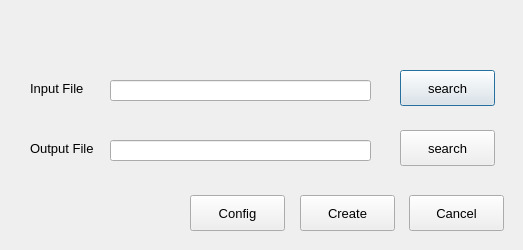
<?xml version="1.0" encoding="UTF-8"?>
<ui version="4.0">
 <class>Testbench_generator</class>
 <widget class="QDialog" name="Testbench_generator">
  <property name="geometry">
   <rect>
    <x>0</x>
    <y>0</y>
    <width>523</width>
    <height>250</height>
   </rect>
  </property>
  <property name="windowTitle">
   <string>Testbench Generator</string>
  </property>
  <widget class="QLabel" name="label_input">
   <property name="geometry">
    <rect>
     <x>30</x>
     <y>80</y>
     <width>60</width>
     <height>17</height>
    </rect>
   </property>
   <property name="font">
    <font>
     <pointsize>10</pointsize>
    </font>
   </property>
   <property name="text">
    <string>Input File</string>
   </property>
  </widget>
  <widget class="QLabel" name="label_output">
   <property name="geometry">
    <rect>
     <x>30</x>
     <y>140</y>
     <width>81</width>
     <height>17</height>
    </rect>
   </property>
   <property name="font">
    <font>
     <pointsize>10</pointsize>
    </font>
   </property>
   <property name="text">
    <string>Output File</string>
   </property>
  </widget>
  <widget class="QLineEdit" name="lineEdit_input">
   <property name="geometry">
    <rect>
     <x>110</x>
     <y>80</y>
     <width>261</width>
     <height>21</height>
    </rect>
   </property>
  </widget>
  <widget class="QLineEdit" name="lineEdit_output">
   <property name="geometry">
    <rect>
     <x>110</x>
     <y>140</y>
     <width>261</width>
     <height>21</height>
    </rect>
   </property>
  </widget>
  <widget class="QPushButton" name="pushButton_input">
   <property name="geometry">
    <rect>
     <x>400</x>
     <y>70</y>
     <width>95</width>
     <height>36</height>
    </rect>
   </property>
   <property name="font">
    <font>
     <pointsize>10</pointsize>
    </font>
   </property>
   <property name="text">
    <string>search</string>
   </property>
  </widget>
  <widget class="QPushButton" name="pushButton_output">
   <property name="geometry">
    <rect>
     <x>400</x>
     <y>130</y>
     <width>95</width>
     <height>36</height>
    </rect>
   </property>
   <property name="font">
    <font>
     <pointsize>10</pointsize>
    </font>
   </property>
   <property name="text">
    <string>search</string>
   </property>
  </widget>
  <widget class="QPushButton" name="pushButton_cancel">
   <property name="geometry">
    <rect>
     <x>409</x>
     <y>195</y>
     <width>95</width>
     <height>36</height>
    </rect>
   </property>
   <property name="font">
    <font>
     <pointsize>10</pointsize>
    </font>
   </property>
   <property name="text">
    <string>Cancel</string>
   </property>
  </widget>
  <widget class="QPushButton" name="pushButton_create">
   <property name="geometry">
    <rect>
     <x>300</x>
     <y>195</y>
     <width>95</width>
     <height>36</height>
    </rect>
   </property>
   <property name="font">
    <font>
     <pointsize>10</pointsize>
    </font>
   </property>
   <property name="text">
    <string>Create</string>
   </property>
  </widget>
  <widget class="QPushButton" name="pushButton_config">
   <property name="geometry">
    <rect>
     <x>190</x>
     <y>195</y>
     <width>95</width>
     <height>36</height>
    </rect>
   </property>
   <property name="font">
    <font>
     <pointsize>10</pointsize>
    </font>
   </property>
   <property name="text">
    <string>Config</string>
   </property>
  </widget>
 </widget>
 <resources/>
 <connections/>
</ui>
